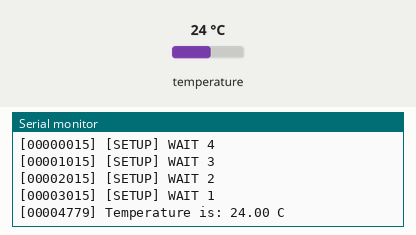
Recording of a sketch running on a simulated ESP8266 (Wemos D1 mini). Shown: the last lines printed to the serial monitor. The test bench sets the inputs (shaded band); at power-on: temperature 24 °C. WiFi joins after 1.5 s; servers stay silent unless stated; uploads are accepted with an empty reply.

Above: at 5.2 s.
5.3 s: temperature set to 12 °C
At 7.1 s:
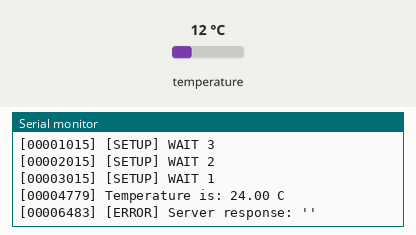
11.9 s: temperature set to 19 °C
At 15.4 s:
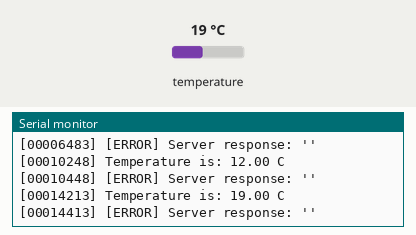
Timing chart, 0 to 16.9 s (numbered marks = the images above; inputs shaded):
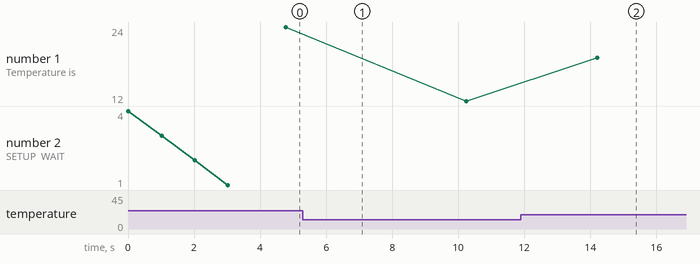

Measured:
- after the input at 11.9 s, the serial monitor: prints a new line after 2.3 s (image 2)
- plotted number 1: 24 → 12 after the input at 5.3 s, 12 → 19 after the input at 11.9 s

The sketch:

WeMosD1Mini_MainProject.ino
```cpp
/*
 * WeMos D1 MINI!!!
 *
 * "DS18B20 Temperature"
 * Digital DS18B20 Temperature Measurement Module Detection Sensor Board for Arduino DC 5V Dupont Wire 18B20 Digital Signal
 * https://www.aliexpress.com/item/Digital-DS18B20-Temperature-Module-Detection-Sensor-Borad-for-Arduino-DC-5V-With-Dupont-Wire/32770146947.html?spm=a2g0s.9042311.0.0.uTQlZi
 *
 * Need to download 'OneWire' && 'DallasTemperature'
 *   from Sketch/Include Library/Manage Libraries...
 *
 * And WeMos D1 board -> 'esp8266'
 * https://wiki.wemos.cc/tutorials:get_started:get_started_in_arduino
 */

 //https://www.instructables.com/id/Programming-a-HTTP-Server-on-ESP-8266-12E/


#include "SerialConnection.h"
#include "TemperatureSensor.h"
#include "WiFiConnection.h"
#include "HTTPConnection.h"
#include "Arduino.h"

//#### GLOBALS ####

SerialConnection logger;
TemperatureSensor *temperatureSensor = NULL;
WiFiConnection wifi;

//#### SETUP ####

void setup() {
  logger.setup(9600);
  temperatureSensor = new TemperatureSensor(D2);
  for(uint8_t t = 4; t > 0; t--) {
    logger.logLine(String("[SETUP] WAIT ") + String(t, DEC));
    delay(1000);
  }
  wifi.setup("SSID", "PW");
}

//#### LOOP ####

void loop() {
  float temperature = 0;
  bool error = false;
  temperatureSensor->readNewValue(temperature, error);
  if (error) {
    logger.logLine("ERROR: Can not read Temperature!");
    return;
  } else {
    logger.logLine(String("Temperature is: ") + String(temperature) + String(" C"));
  }

  if (wifi.isConnected()) {
    HTTPConnection connection;
    String path = "/register_value.php?type=temperature&unit=C&value=";
    path += String(temperature);
    connection.connect("YOUR_HOST", 80, path);

    String response = connection.readResponse();
    if (response.indexOf("OK") != -1) {
      logger.logLine("Server response: is expected :-)");
    } else {
      logger.logLine(String("[ERROR] Server response: '") + response + String("'"));
    }
  } else {
    logger.logLine("Try to connect to WiFi AP");
  }
  delay(3000);
}
```

HTTPConnection.h
```cpp
#include "Arduino.h"

#include <ESP8266HTTPClient.h>

class HTTPConnection {
  HTTPClient httpClient;
  public:
  void connect(const String& domain, int port, const String& path) {
    httpClient.begin(domain.c_str(), port, path.c_str());
  }
  String readResponse() {
    String response;

    int httpCode = httpClient.GET();
    if (httpCode != HTTP_CODE_OK) {
      return "[LocalError] Http code";
    }
    // get lenght of document (is -1 when Server sends no Content-Length header)
    int len = httpClient.getSize();

    // create buffer for read

    const size_t buffSize = 128;

    uint8_t buff[buffSize + 1] = { 0 };

    // get tcp stream
    WiFiClient * stream = httpClient.getStreamPtr();

    // read all data from server
    while(httpClient.connected() && (len > 0 || len == -1)) {
      // get available data size
      size_t size = stream->available();

      if(size) {
        // read up to 128 byte
        int c = stream->readBytes(buff, ((size > buffSize) ? buffSize : size));

        buff[c] = '\0';
        response += String((char *)buff);
        if(len > 0) {
          len -= c;
        }
      }
      delay(1);
    }
    return response;
  }

  void close() {
    httpClient.end();
  }
};
```

SerialConnection.h
```cpp
#include "Arduino.h"

class SerialConnection {
public:
	void setup(int boud) {
		Serial.begin(boud);
	}

 	void write(const String& str) {
 		int bytesSent = Serial.write(str.c_str());
		Serial.flush();
	}

	void logLine(String str) {
		unsigned long time = millis();
		char timeStr[20];
		sprintf(timeStr, "%08lu", time);
		String result = String("[") + String(timeStr) + String("] ") + str + String('\n');
		this->write(result);
	}
};
```

TemperatureSensor.h
```cpp
#include "Arduino.h"

#include <OneWire.h>
#include <DallasTemperature.h>

//DS18B20 (digital temperature sensor)
// '-' = föld = GND
// '+' = táp = 5V
// 'out' = adat = valamelyik digitális port (DIGITAL PWM)

class TemperatureSensor {
  OneWire oneWire;
  DallasTemperature sensors;
public:
  TemperatureSensor(const TemperatureSensor&) = delete;
  TemperatureSensor& operator = (const TemperatureSensor&) = delete;

  TemperatureSensor(int digitalPin): oneWire(digitalPin), sensors(&oneWire) {
    sensors.begin();
  }

  void readNewValue(float &value, bool &hasError) {
    if (sensors.requestTemperaturesByIndex(0)) {
      value = sensors.getTempCByIndex(0);
      hasError = false;
    } else {
      hasError = true;
    }
  }
};
```

WiFiConnection.h
```cpp
#include "Arduino.h"

#include <ESP8266WiFi.h>
#include <ESP8266WiFiMulti.h>

class WiFiConnection {
  ESP8266WiFiMulti WiFiMulti;
  public:
  void setup(const String& ssid, const String& password) {
    WiFiMulti.addAP(ssid.c_str(), password.c_str());
  }
  bool isConnected() {
    return WiFiMulti.run() == WL_CONNECTED;
  }
};
```
